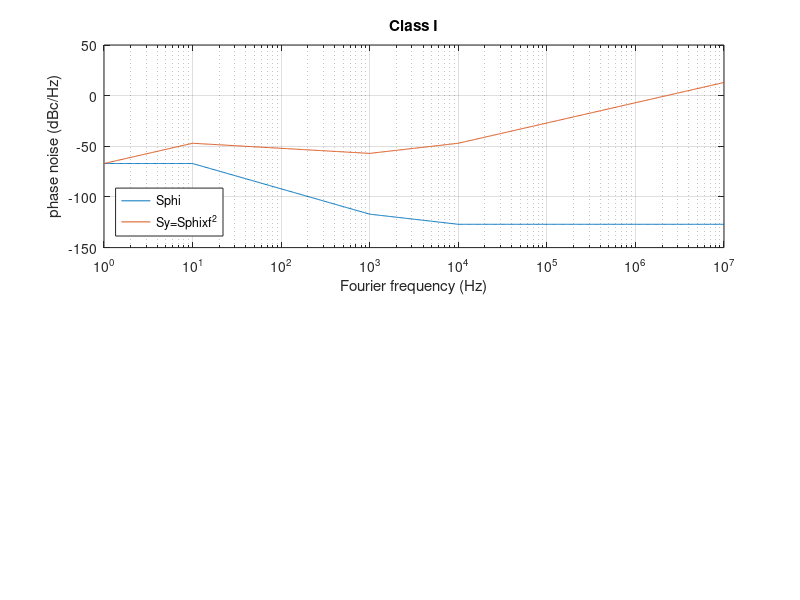
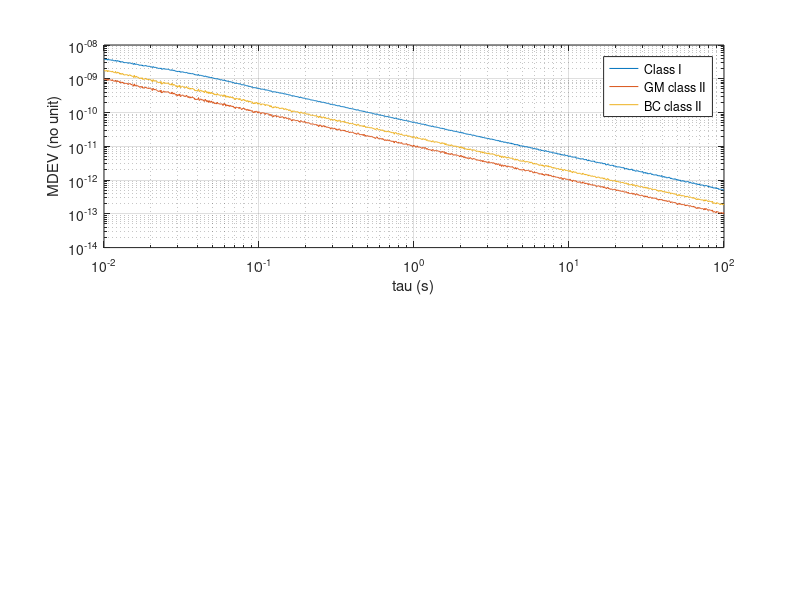
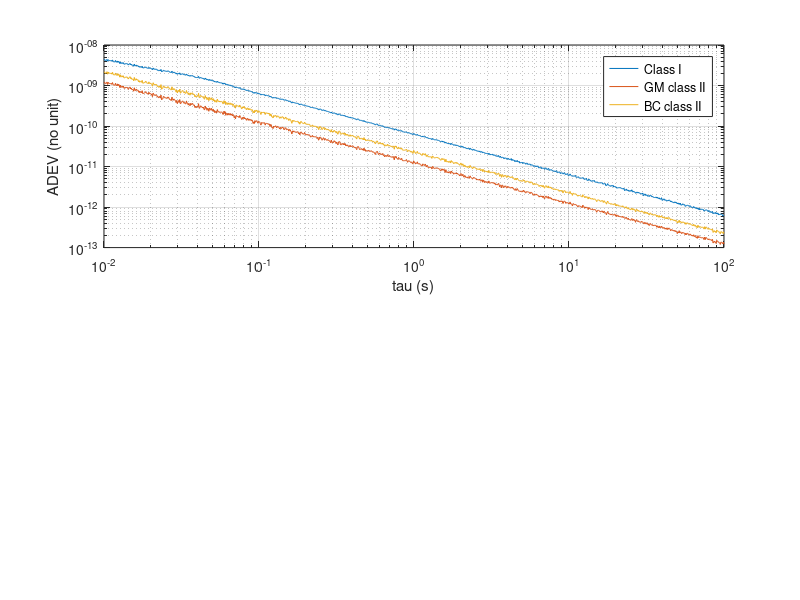

The MATLAB source for these figures, in order:
fc=1e7; % carrier frequency
N=100;  % interpolation factor
% phase noise spectral SdBc @ fF
fF=  [1    10  100 1000 10000 1e5 1e6 1e7] % extend 100 kHz measurement floor to 10 MHz
SdBc(:,1)=[-70  -70  -95  -120 -130 -130 -130 -130]; % BC/GM class I
SdBc(:,2)=[-100 -100 -115 -130 -140 -140 -140 -140]; % GM class II (LJ)
SdBc(:,3)=[-90  -90  -107 -125 -135 -135 -135 -135]  % BC class II



%%%%%%%% interpolate, convert SdBc to SdBrad to Sy (linear) & integrate to AVAR
for count=1:3
  SdBcint=[];
  fFint=[];
  for k=1:length(SdBc(:,count))-1
     SdBcint=[SdBcint SdBc(k,count)+(SdBc(k+1,count)-SdBc(k,count))/(fF(k+1)-fF(k))*(linspace((fF(k)),(fF(k+1)),N)-fF(k))];
     fFint=[fFint logspace(log10(fF(k)),log10(fF(k+1)),N)];
  end

  SdBrad=SdBcint+3;   % dBc/Hz -> dBrad^2/Hz
  Sy=(10.^(SdBrad/10)).*(fFint.^2);
  if (count==1)
    figure(1)
    subplot(211)
    semilogx(fFint,(SdBrad))
    hold on
    semilogx(fFint,10*log10(Sy))
    xlabel('Fourier frequency (Hz)')
    ylabel('phase noise (dBc/Hz)');legend('Sphi','Sy=Sphixf^2','location','southwest')
    grid on
    title('Class I')
  end
  m=1;
  for tau=logspace(-2,2,1024)
    avar(m)=2*sum(Sy(1:end-1).*(fFint(2:end)-fFint(1:end-1)).*sin(pi*tau*fFint(1:end-1)).^4./(pi*tau*fFint(1:end-1)).^2);
    mvar(m)=sum(Sy(1:end-1).*(fFint(2:end)-fFint(1:end-1)).*sin(pi*tau*fFint(1:end-1)).^2./(pi*tau*fFint(1:end-1)).^2);
    m=m+1;
  end
  figure(99)
  subplot(211)
  % plot resulting adev=sqrt(avar)
  adev=sqrt(avar);
  loglog(logspace(-2,2,1024),adev/fc)
  xlabel('tau (s)');ylabel('ADEV (no unit)')
  grid on
  hold on
  
  figure(98)
  subplot(211)
  % plot resulting mdev=sqrt(mvar)
  mdev=sqrt(mvar);
  loglog(logspace(-2,2,1024),mdev/fc)
  xlabel('tau (s)');ylabel('MDEV (no unit)')
  grid on
  hold on
end
legend('Class I','GM class II','BC class II')
figure(99)
legend('Class I','GM class II','BC class II')
